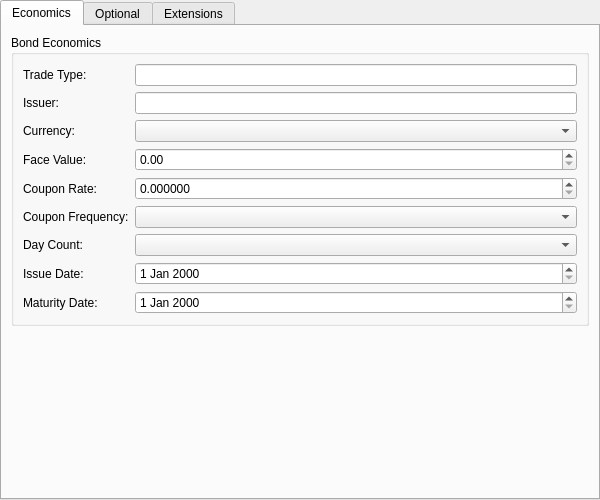
<?xml version="1.0" encoding="UTF-8"?>
<ui version="4.0">
 <class>BondInstrumentForm</class>
 <widget class="QWidget" name="BondInstrumentForm">
  <property name="geometry">
   <rect>
    <x>0</x>
    <y>0</y>
    <width>600</width>
    <height>500</height>
   </rect>
  </property>
  <layout class="QVBoxLayout" name="rootLayout">
   <property name="leftMargin"><number>0</number></property>
   <property name="topMargin"><number>0</number></property>
   <property name="rightMargin"><number>0</number></property>
   <property name="bottomMargin"><number>0</number></property>
   <item>
    <widget class="QTabWidget" name="subTabWidget">
     <property name="currentIndex"><number>0</number></property>
     <widget class="QWidget" name="economicsTab">
      <attribute name="title">
       <string>Economics</string>
      </attribute>
      <layout class="QVBoxLayout" name="economicsLayout">
       <item>
        <widget class="QGroupBox" name="economicsGroup">
         <property name="title">
          <string>Bond Economics</string>
         </property>
         <layout class="QFormLayout" name="economicsFormLayout">
          <item row="0" column="0">
           <widget class="QLabel"><property name="text"><string>Trade Type:</string></property></widget>
          </item>
          <item row="0" column="1">
           <widget class="QLineEdit" name="tradeTypeCodeEdit">
            <property name="readOnly"><bool>true</bool></property>
           </widget>
          </item>
          <item row="1" column="0">
           <widget class="QLabel"><property name="text"><string>Issuer:</string></property></widget>
          </item>
          <item row="1" column="1">
           <widget class="QLineEdit" name="issuerEdit"/>
          </item>
          <item row="2" column="0">
           <widget class="QLabel"><property name="text"><string>Currency:</string></property></widget>
          </item>
          <item row="2" column="1">
           <widget class="OreCurrencyComboBox" name="currencyCombo"/>
          </item>
          <item row="3" column="0">
           <widget class="QLabel"><property name="text"><string>Face Value:</string></property></widget>
          </item>
          <item row="3" column="1">
           <widget class="OreDoubleSpinBox" name="faceValueSpinBox">
            <property name="decimals"><number>2</number></property>
            <property name="minimum"><double>0.000000000000000</double></property>
            <property name="maximum"><double>999999999999.000000000000000</double></property>
            <property name="singleStep"><double>1000.000000000000000</double></property>
           </widget>
          </item>
          <item row="4" column="0">
           <widget class="QLabel"><property name="text"><string>Coupon Rate:</string></property></widget>
          </item>
          <item row="4" column="1">
           <widget class="OreDoubleSpinBox" name="couponRateSpinBox">
            <property name="decimals"><number>6</number></property>
            <property name="minimum"><double>0.000000000000000</double></property>
            <property name="maximum"><double>1.000000000000000</double></property>
            <property name="singleStep"><double>0.001000000000000</double></property>
            <property name="toolTip"><string>Decimal (e.g. 0.05 for 5%)</string></property>
           </widget>
          </item>
          <item row="5" column="0">
           <widget class="QLabel"><property name="text"><string>Coupon Frequency:</string></property></widget>
          </item>
          <item row="5" column="1">
           <widget class="QComboBox" name="couponFrequencyCombo"/>
          </item>
          <item row="6" column="0">
           <widget class="QLabel"><property name="text"><string>Day Count:</string></property></widget>
          </item>
          <item row="6" column="1">
           <widget class="QComboBox" name="dayCountCombo"/>
          </item>
          <item row="7" column="0">
           <widget class="QLabel"><property name="text"><string>Issue Date:</string></property></widget>
          </item>
          <item row="7" column="1">
           <widget class="OreDateEdit" name="issueDateEdit"/>
          </item>
          <item row="8" column="0">
           <widget class="QLabel"><property name="text"><string>Maturity Date:</string></property></widget>
          </item>
          <item row="8" column="1">
           <widget class="OreDateEdit" name="maturityDateEdit"/>
          </item>
         </layout>
        </widget>
       </item>
       <item>
        <spacer name="economicsSpacer">
         <property name="orientation"><enum>Qt::Vertical</enum></property>
         <property name="sizeHint" stdset="0">
          <size><width>20</width><height>20</height></size>
         </property>
        </spacer>
       </item>
      </layout>
     </widget>
     <widget class="QWidget" name="optionalTab">
      <attribute name="title">
       <string>Optional</string>
      </attribute>
      <layout class="QVBoxLayout" name="optionalLayout">
       <item>
        <widget class="QGroupBox" name="optionalGroup">
         <property name="title">
          <string>Optional Fields</string>
         </property>
         <layout class="QFormLayout" name="optionalFormLayout">
          <item row="0" column="0">
           <widget class="QLabel"><property name="text"><string>Settlement Days:</string></property></widget>
          </item>
          <item row="0" column="1">
           <widget class="QSpinBox" name="settlementDaysSpinBox">
            <property name="minimum"><number>0</number></property>
            <property name="maximum"><number>30</number></property>
           </widget>
          </item>
          <item row="1" column="0">
           <widget class="QLabel"><property name="text"><string>Call Date:</string></property></widget>
          </item>
          <item row="1" column="1">
           <widget class="OreDateEdit" name="callDateEdit"/>
          </item>
          <item row="2" column="0">
           <widget class="QLabel"><property name="text"><string>Conversion Ratio:</string></property></widget>
          </item>
          <item row="2" column="1">
           <widget class="OreDoubleSpinBox" name="conversionRatioSpinBox">
            <property name="decimals"><number>6</number></property>
            <property name="minimum"><double>0.000000000000000</double></property>
            <property name="maximum"><double>9999.000000000000000</double></property>
            <property name="toolTip"><string>Conversion ratio (ConvertibleBond; 0 = not applicable)</string></property>
           </widget>
          </item>
          <item row="3" column="0">
           <widget class="QLabel"><property name="text"><string>Description:</string></property></widget>
          </item>
          <item row="3" column="1">
           <widget class="QPlainTextEdit" name="descriptionEdit">
            <property name="minimumSize">
             <size><width>0</width><height>60</height></size>
            </property>
            <property name="maximumSize">
             <size><width>16777215</width><height>120</height></size>
            </property>
            <property name="placeholderText">
             <string>Enter a description (optional)</string>
            </property>
           </widget>
          </item>
         </layout>
        </widget>
       </item>
       <item>
        <spacer name="optionalSpacer">
         <property name="orientation"><enum>Qt::Vertical</enum></property>
         <property name="sizeHint" stdset="0">
          <size><width>20</width><height>20</height></size>
         </property>
        </spacer>
       </item>
      </layout>
     </widget>
     <widget class="QWidget" name="extensionsTab">
      <attribute name="title">
       <string>Extensions</string>
      </attribute>
      <layout class="QVBoxLayout" name="extensionsLayout">
       <item>
        <widget class="QGroupBox" name="extensionsGroup">
         <property name="title">
          <string>Bond Extensions</string>
         </property>
         <layout class="QFormLayout" name="extensionsFormLayout">
          <item row="0" column="0">
           <widget class="QLabel"><property name="text"><string>Future Expiry Date:</string></property></widget>
          </item>
          <item row="0" column="1">
           <widget class="OreDateEdit" name="futureExpiryDateEdit"/>
          </item>
          <item row="1" column="0">
           <widget class="QLabel"><property name="text"><string>Option Type:</string></property></widget>
          </item>
          <item row="1" column="1">
           <widget class="QComboBox" name="optionTypeCombo"/>
          </item>
          <item row="2" column="0">
           <widget class="QLabel"><property name="text"><string>Option Expiry Date:</string></property></widget>
          </item>
          <item row="2" column="1">
           <widget class="OreDateEdit" name="optionExpiryDateEdit"/>
          </item>
          <item row="3" column="0">
           <widget class="QLabel"><property name="text"><string>Option Strike:</string></property></widget>
          </item>
          <item row="3" column="1">
           <widget class="OreDoubleSpinBox" name="optionStrikeSpinBox">
            <property name="decimals"><number>6</number></property>
            <property name="minimum"><double>0.000000000000000</double></property>
            <property name="maximum"><double>999999.000000000000000</double></property>
            <property name="toolTip"><string>Clean price strike for BondOption (0 = not set)</string></property>
           </widget>
          </item>
          <item row="4" column="0">
           <widget class="QLabel"><property name="text"><string>TRS Return Type:</string></property></widget>
          </item>
          <item row="4" column="1">
           <widget class="QComboBox" name="trsReturnTypeCombo"/>
          </item>
          <item row="5" column="0">
           <widget class="QLabel"><property name="text"><string>TRS Funding Leg:</string></property></widget>
          </item>
          <item row="5" column="1">
           <widget class="QLineEdit" name="trsFundingLegCodeEdit">
            <property name="placeholderText"><string>Floating index code (BondTRS)</string></property>
           </widget>
          </item>
          <item row="6" column="0">
           <widget class="QLabel"><property name="text"><string>ASCOT Option Type:</string></property></widget>
          </item>
          <item row="6" column="1">
           <widget class="QComboBox" name="ascotOptionTypeCombo"/>
          </item>
         </layout>
        </widget>
       </item>
       <item>
        <spacer name="extensionsSpacer">
         <property name="orientation"><enum>Qt::Vertical</enum></property>
         <property name="sizeHint" stdset="0">
          <size><width>20</width><height>20</height></size>
         </property>
        </spacer>
       </item>
      </layout>
     </widget>
    </widget>
   </item>
  </layout>
 </widget>
 <customwidgets>
 <customwidget>
  <class>OreDoubleSpinBox</class>
  <extends>QDoubleSpinBox</extends>
  <header>ores.qt/OreDoubleSpinBox.hpp</header>
 </customwidget>
 <customwidget>
  <class>OreDateEdit</class>
  <extends>QDateEdit</extends>
  <header>ores.qt/OreDateEdit.hpp</header>
 </customwidget>
 <customwidget>
  <class>OreCurrencyComboBox</class>
  <extends>QComboBox</extends>
  <header>ores.qt/OreCurrencyComboBox.hpp</header>
 </customwidget>
</customwidgets>
<resources/>
 <connections/>
</ui>
